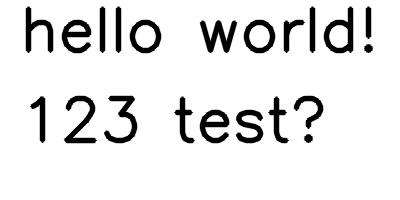
#> input picture test_generated.png, 400 x 200 px
$ python -i image_tools.py   (imports and definitions only)
#> lines starting #> are read from the running program, lines starting #| are printed output that depends on the picture; after the words box and inside, x2 and y2 are one past the last pixel; in counts of white or black regions, pixels touching at a corner belong together
#> further down, picture is the input picture: shape (200, 400); min 0, max 255, mean 230.3
import numpy as np
import cv2
import matplotlib.pyplot as plt
from scipy.ndimage import gaussian_filter
from skimage import filters


# funckja do generowania obrazów testowych
# [82 lines left out: functions generate_test_image, preprocess_image, generate_rotated_test_image, not called in this run]

def detect_text_angle_v2(binary_image, show_steps=True):
    # metoda Hougha
#> called with show_steps = True
    edges = cv2.Canny(binary_image * 255, 50, 150, apertureSize=3)
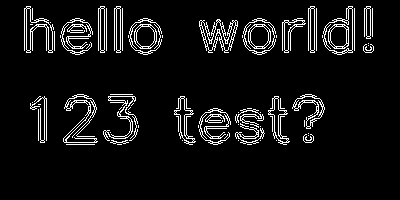
#> edges: shape (200, 400); 7% white in thin lines or dots, all inside (x1, y1, x2, y2) = (24, 6, 374, 145)
    lines = cv2.HoughLinesP(edges, 1, np.pi/180, threshold=50, minLineLength=30, maxLineGap=10)
#> lines = 73 rows, first 6: [199, 24, 372, 24], [180, 138, 262, 138], [67, 50, 122, 50], [66, 23, 159, 27], [65, 136, 135, 136], [308, 43, 373, 48]

    if lines is None:
        print("Nie wykryto linii - kąt = 0°")
        return 0.0

    angles = []
    for line in lines:
        x1, y1, x2, y2 = line[0]

        angle = np.degrees(np.arctan2(y2 - y1, x2 - x1))

        # Normalizuj kąt do zakresu [-45°, 45°]
        if angle > 45:
            angle -= 90
        elif angle < -45:
            angle += 90

        if abs(angle) < 30:  angles.append(angle)
#> this loop made 73 passes
#> (x1, y1, x2, y2, angle) on passes 1 to 12: (199, 24, 372, 24, 0), (180, 138, 262, 138, 0), (67, 50, 122, 50, 0), (66, 23, 159, 27, 2.46), (65, 136, 135, 136, 0), (308, 43, 373, 48, 4.4), (64, 142, 96, 142, 0), (332, 20, 372, 20, 0), (46, 49, 159, 45, -2.03), (202, 36, 251, 41, 5.83), (48, 48, 136, 39, -5.84), (88, 23, 157, 24, 0.83)
#> after the loop, angles = 73 values, max 10.62 at index 56, min -7.25 at index 35, mean 0.693

    if not angles:
        print("Nie wykryto linii poziomych - kąt = 0°")
        return 0.0

    detected_angle = np.median(angles)
#> detected_angle = 0

    if show_steps:
        plt.figure(figsize=(15, 10))

        plt.subplot(2, 3, 1)
        plt.imshow(binary_image, cmap='gray')
        plt.title('Binarny obraz')
        plt.axis('off')

        plt.subplot(2, 3, 2)
        plt.imshow(edges, cmap='gray')
        plt.title('Wykryte krawędzie')
        plt.axis('off')

        plt.subplot(2, 3, 3)
        img_with_lines = cv2.cvtColor(binary_image * 255, cv2.COLOR_GRAY2RGB)
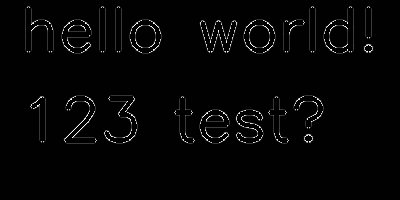
#> img_with_lines: shape (200, 400, 3); min 0, max 255, mean 5.5
        if lines is not None:
            for line in lines:
                x1, y1, x2, y2 = line[0]
                cv2.line(img_with_lines, (x1, y1), (x2, y2), (255, 0, 0), 2)
#> this loop made 73 passes
#> (x1, y1, x2, y2) on passes 1 to 12: (199, 24, 372, 24), (180, 138, 262, 138), (67, 50, 122, 50), (66, 23, 159, 27), (65, 136, 135, 136), (308, 43, 373, 48), (64, 142, 96, 142), (332, 20, 372, 20), (46, 49, 159, 45), (202, 36, 251, 41), (48, 48, 136, 39), (88, 23, 157, 24)
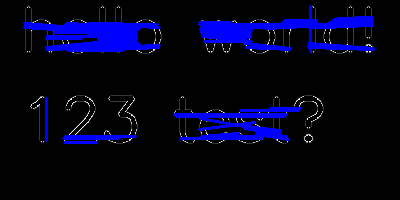
#> img_with_lines: shape (200, 400, 3); 10.04% of pixels changed, all inside (x1, y1, x2, y2) = (23, 5, 375, 144)
        plt.imshow(img_with_lines)
        plt.title(f'Wykryte linie ({len(lines)} linii)')
        plt.axis('off')

        plt.subplot(2, 3, 4)
        if len(angles) > 0:
            plt.hist(angles, bins=min(len(angles), 20), alpha=0.7, edgecolor='black')
            plt.axvline(detected_angle, color='red', linestyle='--', linewidth=2,
                       label=f'Mediana: {detected_angle:.2f}°')
            plt.legend()
        plt.title(f'Rozkład kątów ({len(angles)} kątów)')
        plt.xlabel('Kąt (stopnie)')
        plt.ylabel('Częstość')
        plt.grid(True, alpha=0.3)
        plt.subplot(2, 3, 5)

        h, w = binary_image.shape
#> h = 200; w = 400
        center = (w // 2, h // 2)
#> center = (200, 100)
        rotation_matrix = cv2.getRotationMatrix2D(center, -detected_angle, 1.0)
#> rotation_matrix = [[1, 0, 0], [0, 1, 0]]
        rotated_preview = cv2.warpAffine(binary_image * 255, rotation_matrix, (w, h),
                                       borderValue=255)
        plt.imshow(rotated_preview, cmap='gray')
        plt.title(f'Podgląd korekcji\n(obrót o {-detected_angle:.2f}°)')
        plt.axis('off')

        plt.subplot(2, 3, 6)
        plt.text(0.1, 0.8, f'Wykryte linie: {len(lines) if lines is not None else 0}', fontsize=12)
        plt.text(0.1, 0.7, f'Linie poziome: {len(angles)}', fontsize=12)
        plt.text(0.1, 0.6, f'Wykryty kąt: {detected_angle:.2f}°', fontsize=12, weight='bold')
        plt.text(0.1, 0.5, f'Korekcja: {-detected_angle:.2f}°', fontsize=12, weight='bold', color='red')
        plt.text(0.1, 0.3, f'Min kąt: {min(angles):.2f}°' if angles else 'Brak', fontsize=10)
        plt.text(0.1, 0.2, f'Max kąt: {max(angles):.2f}°' if angles else 'Brak', fontsize=10)
        plt.text(0.1, 0.1, f'Std dev: {np.std(angles):.2f}°' if angles else 'Brak', fontsize=10)
        plt.xlim(0, 1)
        plt.ylim(0, 1)
        plt.title('Statystyki')
        plt.axis('off')

        plt.tight_layout()
        plt.show()
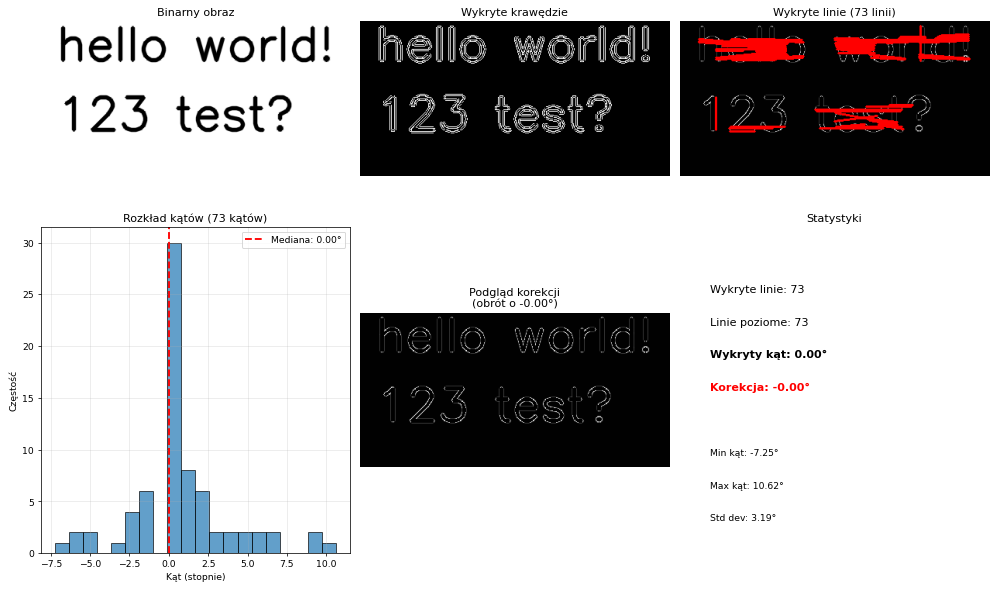
#> figure drawn by matplotlib, 5 panels; B, G, R data is drawn as R, G, B; panel 4: tallest bar 30 high, from x = -0.104 to 0.79

    print(f"Wykryto {len(lines) if lines is not None else 0} linii")
#| Wykryto 73 linii
    print(f"Linie poziome (tekst): {len(angles)}")
#| Linie poziome (tekst): 73
    print(f"Wykryty kąt nachylenia tekstu: {detected_angle:.2f}°")
#| Wykryty kąt nachylenia tekstu: 0.00°
    print(f"Korekcja zostanie wykonana o: {-detected_angle:.2f}°")
#| Korekcja zostanie wykonana o: -0.00°

    return detected_angle

# [40 lines left out: function rotate_image, not called in this run]

>>> import cv2
>>> picture = cv2.imread('../test_generated.png', cv2.IMREAD_GRAYSCALE)
>>> result = detect_text_angle_v2(picture)
#> result = 0
